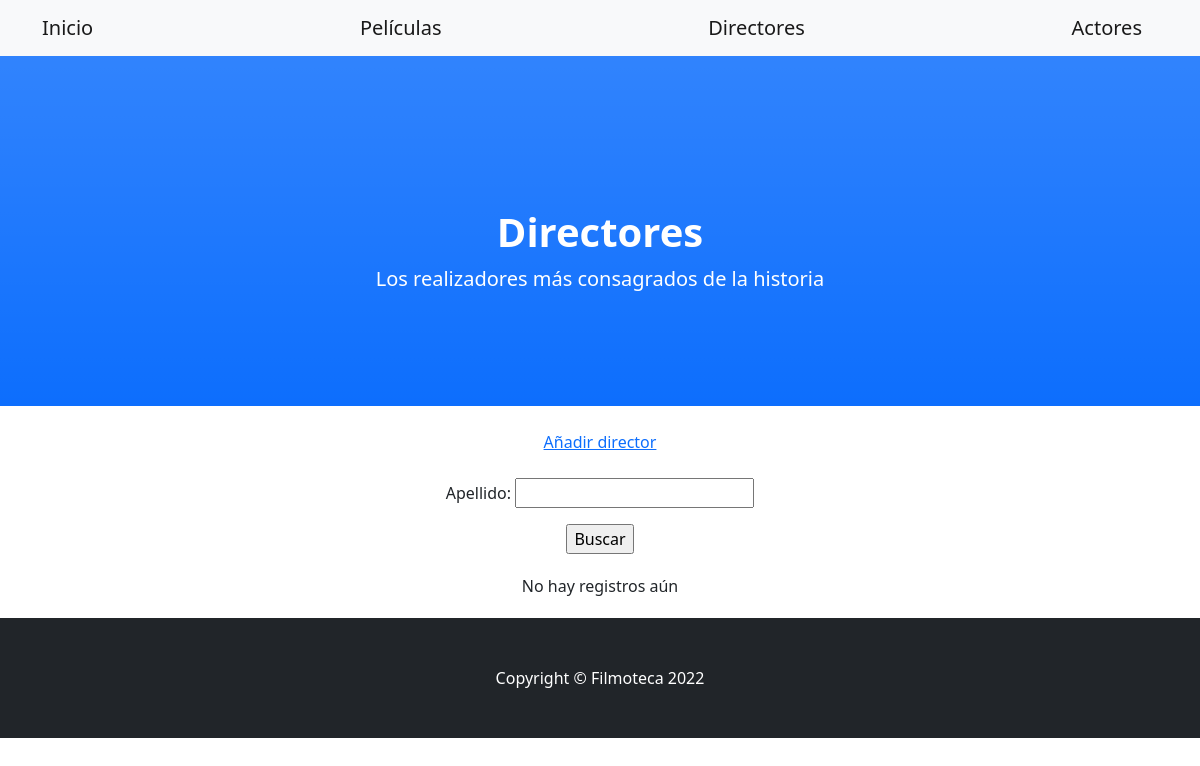
/directores/, run on an earlier commit of the app's database.
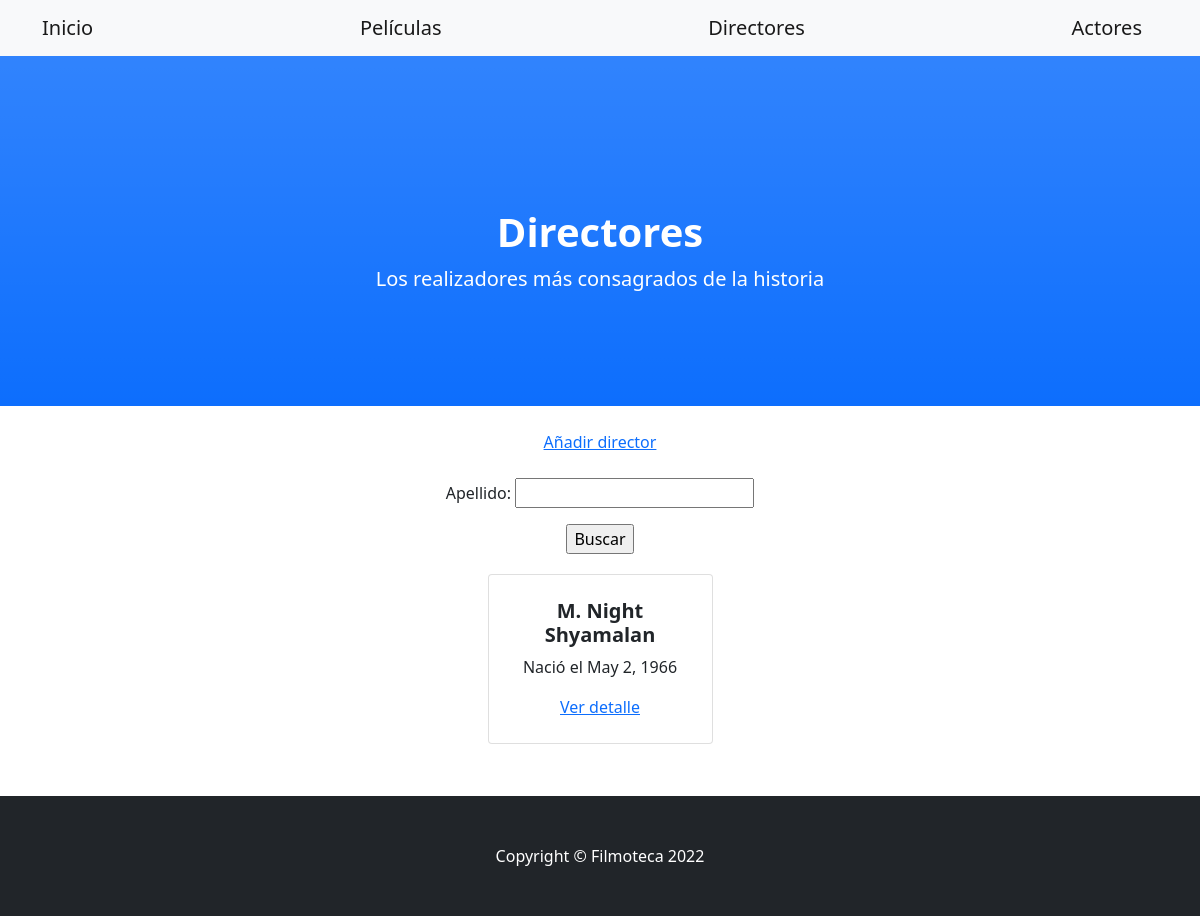
And on a later commit of the database.
### filmoteca/models.py (models this page shows, shortened)
class Director(models.Model):
    nombre = models.CharField(max_length=20)
    apellido = models.CharField(max_length=30)
    fecha_nacimiento = models.DateField()
    cant_peliculas = models.IntegerField()
    esta_activo = models.BooleanField()
    foto = models.ImageField(upload_to="fotos_directores")
    creado = models.DateTimeField(auto_now_add=True)
    actualizado = models.DateTimeField(auto_now=True)

### filmoteca/views.py (the view)
# urls.py: path('directores/', DirectorList.as_view(), name='directores'),
class DirectorList(ListView):
    model = Director
    template_name = "filmoteca/director_list.html"

### filmoteca/templates/filmoteca/director_list.html (shortened to what this page needs)
{% extends 'filmoteca/base_templates.html' %}
{% block header1 %}Directores{% endblock %}
{% block header2 %}Los realizadores más consagrados de la historia{% endblock %}
{% block boton %}
    <center>
        <br>
        <a href="{% url 'directores_añadir' %}">Añadir director</a>
    </center>
{% endblock boton %}
{% block buscador %}
    <form action="{% url 'directores_resultados' %}" method="GET">
        <br>
        <center>
            <p>
                Apellido:
                <input type="text" name="apellido">
            </p>
        <input type="submit" value="Buscar">
        </center>
    </form>
{% endblock buscador %}
{% block lista %}
    {% if object_list %}
    {% for director in object_list %}
        <div class="col mb-5">
            <div class="card h-100">
                <div class="card-body p-4">
                    <div class="text-center">
                        <h5 class="fw-bolder">{{director.nombre}} {{director.apellido}}</h5>
                        <p>Nació el {{director.fecha_nacimiento}}</p>
                        <a href="{% url 'directores_detail' director.id %}">Ver detalle</a>
                    </div>
                </div>
            </div>
        </div>
    {% endfor %}
    {% else %}
        <br>
        <center>
            <p>No hay registros aún</p>
        </center>
    {% endif %}
{% endblock lista %}

What changed in the data, as far as the page shows it:
added Director: nombre "M. Night", apellido "Shyamalan", fecha_nacimiento "May 2, 1966"
Also different on the page:
text no longer shown: "No hay registros aún"
